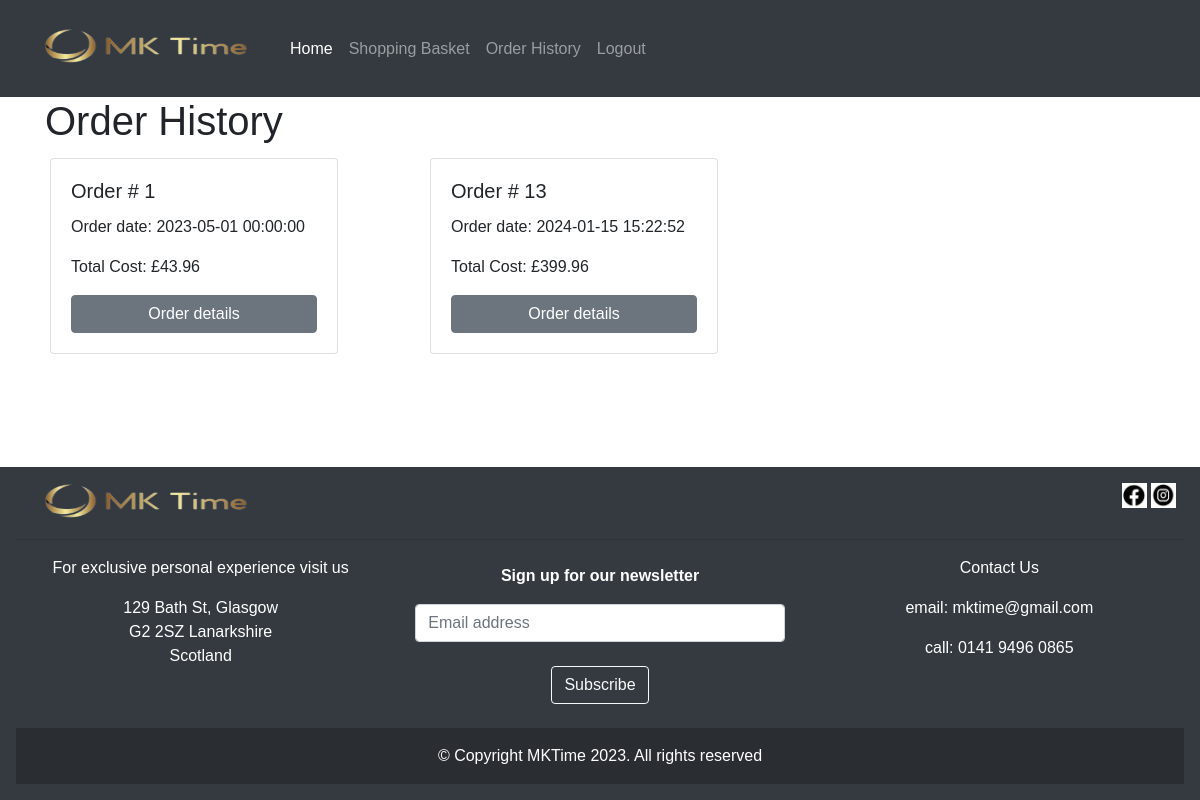
/root/order_history.php (signed in), run on the app's committed database.
### tables this page shows
CREATE TABLE `orders` (
  `order_id` int(10) UNSIGNED NOT NULL,
  `user_id` int(10) UNSIGNED NOT NULL,
  `total` decimal(8,2) NOT NULL,
  `order_date` datetime NOT NULL
);

### root/order_history.php (the view, shortened to what this page needs)
<!DOCTYPE html>
<html lang="en">
<head>
<?php
	if (isset($_SESSION['user_id'])) {
    $user_id = $_SESSION['user_id'];
	}
    include('include/head.php');
    include('include/navbar.php');
    ?>
</head>
<body class="d-flex flex-column min-vh-100">
    <div class="container flex-grow-1">
  <?php
        require('connect_db.php');
	  echo'<h1>Order History</h1>';
      $sql = "SELECT * FROM orders WHERE user_id = $user_id";
      $result = mysqli_query($link, $sql);
	  if (mysqli_num_rows($result) > 0) {
        echo '<div class="row">';
        while($row = mysqli_fetch_assoc($result)) {
          echo '<div class="col-sm-4">';
          echo '  <div class="card" style="width: 18rem; margin: 5px;">';
          echo '    <div class="card-body">
				<h5 class="card-title">Order # '.$row["order_id"].'</h5>
				<p class="card-text">Order date: '.$row["order_date"].'</p>
				<p class="card-text">Total Cost: £'.$row["total"].'</p>
				<a href="order_details.php?id=' . $row["order_id"] . '" class="btn btn-secondary btn-block">Order details</a>
					</div>
					</div>
					</div>';
        }
        echo '</div>';
      } else {
        echo "0 results";
      }
	?>
	</div>
	<?php  include('include/footer.php'); ?>
</body>
</html>

### root/styles.css (style rules this page uses)
body { font-family: Arial, sans-serif; margin: 0; padding: 0; }

### data on the page
orders: order_id "1", order_date "2023-05-01 00:00:00", total "43.96"
orders: order_id "13", order_date "2024-01-15 15:22:52", total "399.96"
